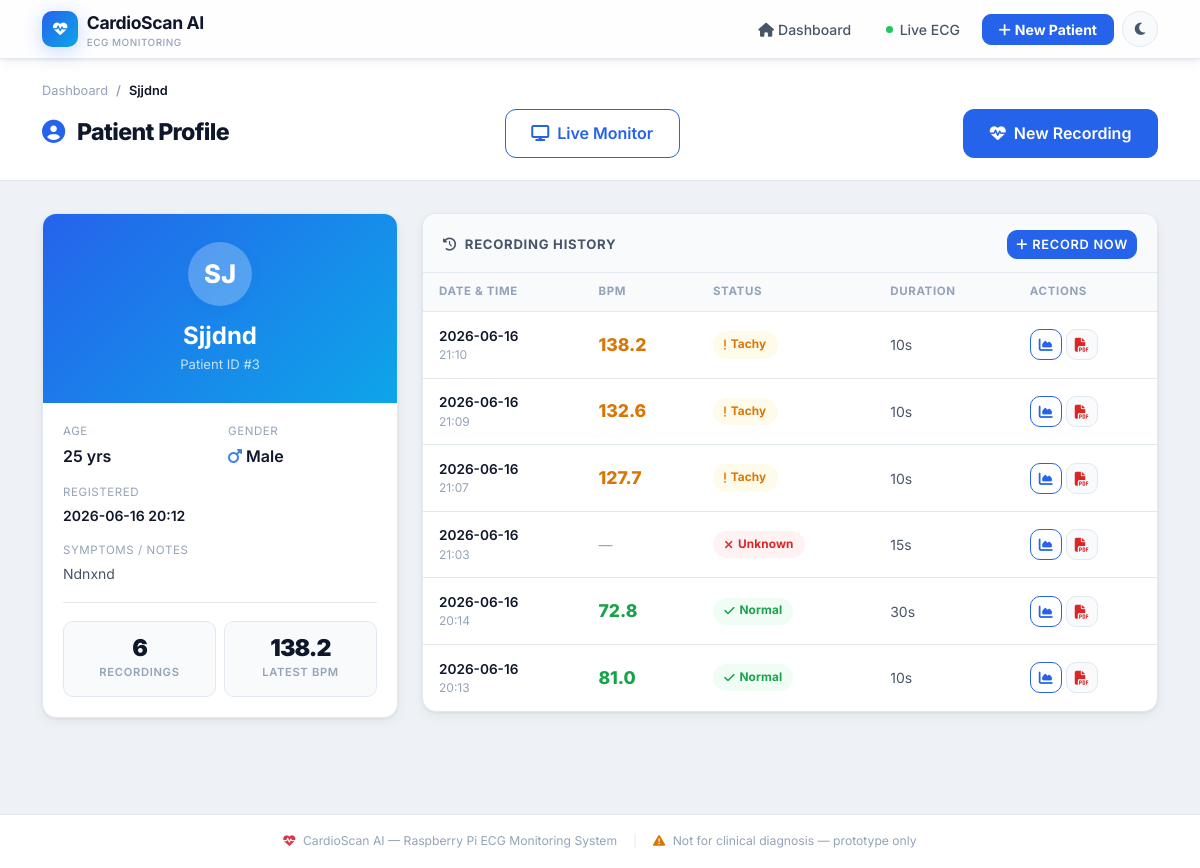
Screenshot of /patient/3 with the database file from the repository.
### tables this page shows
CREATE TABLE patients (
            id          INTEGER PRIMARY KEY AUTOINCREMENT,
            name        TEXT NOT NULL,
            age         INTEGER,
            gender      TEXT,
            symptoms    TEXT,
            created_at  TIMESTAMP DEFAULT CURRENT_TIMESTAMP
        );

CREATE TABLE recordings (
            id                INTEGER PRIMARY KEY AUTOINCREMENT,
            patient_id        INTEGER REFERENCES patients(id),
            session_name      TEXT,
            duration_sec      INTEGER,
            source_type       TEXT DEFAULT 'esp',
            raw_file          TEXT,
            filtered_file     TEXT,
            compare_plot      TEXT,
            bpm_plot          TEXT,
            num_peaks         INTEGER,
            bpm               REAL,
            status            TEXT,
            rr_intervals_json TEXT,
            created_at        TIMESTAMP DEFAULT CURRENT_TIMESTAMP
        , ai_available INTEGER DEFAULT 0, ai_dominant_class TEXT, ai_class_distribution TEXT, ai_alert_count INTEGER DEFAULT 0, ai_beats_json TEXT, motion_pct REAL DEFAULT 0.0);

### ui/app.py (the view)
@app.route("/patient/<int:patient_id>")
def patient_detail(patient_id):
    conn = get_connection()
    patient = conn.execute(
        "SELECT * FROM patients WHERE id=?", (patient_id,)
    ).fetchone()
    if not patient:
        abort(404)
    recordings = conn.execute(
        "SELECT * FROM recordings WHERE patient_id=? ORDER BY created_at DESC",
        (patient_id,),
    ).fetchall()
    conn.close()
    return render_template("patient_detail.html",
                           patient=patient, recordings=recordings)

### scripts/db_setup.py (called while the page is built)
def get_connection():
    conn = sqlite3.connect(DB_PATH)
    conn.row_factory = sqlite3.Row
    conn.execute("PRAGMA foreign_keys = ON")
    return conn

### ui/app.py (called while the page is built)
def _status_class(status: str) -> str:
    if "Normal" in status:
        return "success"
    if "Unknown" in status:
        return "danger"
    return "warning"

### ui/templates/patient_detail.html (shortened to what this page needs)
{% extends "base.html" %}
{% block content %}
<div class="page-header">
  <div class="container-xl">
    <nav aria-label="breadcrumb">
      <ol class="breadcrumb mb-2">
        <li class="breadcrumb-item"><a href="{{ url_for('index') }}">Dashboard</a></li>
        <li class="breadcrumb-item active">{{ patient.name }}</li>
      </ol>
    </nav>
    <div class="d-flex align-items-center justify-content-between flex-wrap gap-3">
      <h1>
        <i class="fa-solid fa-user-circle me-2" style="color:var(--primary);"></i>
        Patient Profile
      </h1>
      <a href="{{ url_for('monitor') }}?patient_id={{ patient.id }}"
         class="btn btn-outline-primary btn-lg me-2">
        <i class="fa-solid fa-display me-2"></i>Live Monitor
      </a>
      <a href="{{ url_for('record', patient_id=patient.id) }}"
         class="btn btn-primary btn-lg">
        <i class="fa-solid fa-heart-pulse me-2"></i>New Recording
      </a>
    </div>
  </div>
</div>
<div class="container-xl pb-5">
  <div class="row g-4">
    <div class="col-12 col-lg-4">
      <div class="cs-card p-0" style="overflow:hidden;">
        <div style="background:linear-gradient(135deg,var(--primary),var(--secondary));
                    padding:1.75rem 1.5rem;text-align:center;">
          {% set initials = (patient.name.split()[0][0] + (patient.name.split()[1][0] if patient.name.split()|length > 1 else (patient.name[1]|default('')))) | upper %}
          <div class="patient-avatar lg mx-auto mb-3"
               style="background:rgba(255,255,255,.25);font-size:1.6rem;">
            {{ initials }}
          </div>
          <h4 class="text-white fw-700 mb-1">{{ patient.name }}</h4>
          <div style="font-size:.82rem;color:rgba(255,255,255,.75);">
            Patient ID #{{ patient.id }}
          </div>
        </div>
        <div style="padding:1.25rem;">
          <div class="row g-3">
            <div class="col-6">
              <div style="font-size:.72rem;text-transform:uppercase;letter-spacing:.05em;color:var(--text-3);">Age</div>
              <div class="fw-600 mt-1">{{ patient.age or '—' }} {% if patient.age %}yrs{% endif %}</div>
            </div>
            <div class="col-6">
              <div style="font-size:.72rem;text-transform:uppercase;letter-spacing:.05em;color:var(--text-3);">Gender</div>
              <div class="fw-600 mt-1">
                {% if patient.gender in ['M','male','Male'] %}
                  <i class="fa-solid fa-mars me-1" style="color:#3b82f6;"></i>Male
                {% elif patient.gender in ['F','female','Female'] %}
                  <i class="fa-solid fa-venus me-1" style="color:#ec4899;"></i>Female
                {% elif patient.gender %}
                  {{ patient.gender }}
                {% else %}—{% endif %}
              </div>
            </div>
            <div class="col-12">
              <div style="font-size:.72rem;text-transform:uppercase;letter-spacing:.05em;color:var(--text-3);">Registered</div>
              <div class="fw-600 mt-1" style="font-size:.875rem;">
                {{ patient.created_at[:16] | replace('T',' ') }}
              </div>
            </div>
            {% if patient.symptoms %}
              <div class="col-12">
                <div style="font-size:.72rem;text-transform:uppercase;letter-spacing:.05em;color:var(--text-3);">Symptoms / Notes</div>
                <div class="mt-1" style="font-size:.875rem;color:var(--text-2);line-height:1.5;">
                  {{ patient.symptoms }}
                </div>
              </div>
            {% endif %}
          </div>
          <hr style="border-color:var(--border);margin:1.1rem 0;" />
          <div class="row g-2">
            <div class="col-6">
              <div class="metric-chip">
                <div class="mc-val">{{ recordings|length }}</div>
                <div class="mc-lbl">Recordings</div>
              </div>
            </div>
            <div class="col-6">
              <div class="metric-chip">
                <div class="mc-val">
                  {% set latest = recordings[0] if recordings else none %}
                  {% if latest and latest.bpm %}
                    {{ latest.bpm }}
                  {% else %}—{% endif %}
                </div>
                <div class="mc-lbl">Latest BPM</div>
              </div>
            </div>
          </div>
        </div>
      </div>
    </div>
    <div class="col-12 col-lg-8">
      <div class="cs-card" style="overflow:hidden;">
        <div class="card-header-cs d-flex align-items-center justify-content-between">
          <span>
            <i class="fa-solid fa-clock-rotate-left me-2"></i>Recording History
          </span>
          <a href="{{ url_for('record', patient_id=patient.id) }}"
             class="btn btn-primary btn-sm" style="font-size:.8rem;">
            <i class="fa-solid fa-plus me-1"></i>Record Now
          </a>
        </div>
        {% if recordings %}
          <div class="table-responsive">
            <table class="table-cs w-100" style="border-collapse:collapse;">
              <thead>
                <tr>
                  <th>Date &amp; Time</th>
                  <th>BPM</th>
                  <th>Status</th>
                  <th>Duration</th>
                  <th>Actions</th>
                </tr>
              </thead>
              <tbody>
                {% for r in recordings %}
                  {% set sc = status_class(r.status) %}
                  <tr>
                    <td>
                      <div style="font-weight:600;font-size:.85rem;">{{ r.created_at[:10] }}</div>
                      <div style="font-size:.75rem;color:var(--text-3);">{{ r.created_at[11:16] }}</div>
                    </td>
                    <td>
                      {% if r.bpm %}
                        <span style="font-size:1.1rem;font-weight:800;color:
                          {% if sc == 'success' %}var(--success)
                          {% elif sc == 'danger' %}var(--danger)
                          {% else %}var(--warning){% endif %};">
                          {{ r.bpm }}
                        </span>
                      {% else %}
                        <span style="color:var(--text-3);">—</span>
                      {% endif %}
                    </td>
                    <td>
                      <span class="badge-status {{ sc }}">
                        {% if sc == 'success' %}<i class="fa-solid fa-check"></i>
                        {% elif sc == 'danger' %}<i class="fa-solid fa-xmark"></i>
                        {% else %}<i class="fa-solid fa-exclamation"></i>{% endif %}
                        {% if "Normal" in r.status %}Normal
                        {% elif "Bradycardia" in r.status %}Brady
                        {% elif "Tachycardia" in r.status %}Tachy
                        {% else %}Unknown{% endif %}
                      </span>
                    </td>
                    <td style="color:var(--text-2);">{{ r.duration_sec }}s</td>
                    <td>
                      <div class="d-flex gap-1">
                        <a href="{{ url_for('result', recording_id=r.id) }}"
                           class="btn btn-outline-primary btn-sm"
                           data-bs-toggle="tooltip" title="View result">
                          <i class="fa-solid fa-chart-area"></i>
                        </a>
                        <a href="{{ url_for('report', recording_id=r.id) }}"
                           class="btn btn-light btn-sm"
                           data-bs-toggle="tooltip" title="Download PDF"
                           style="border-color:var(--border);">
                          <i class="fa-solid fa-file-pdf" style="color:var(--danger);"></i>
                        </a>
                      </div>
                    </td>
                  </tr>
                {% endfor %}
              </tbody>
            </table>
          </div>
        {% endif %}
      </div>
    </div>
  </div>
</div>
{% endblock %}

### rows the page displays
patients: name "Sjjdnd", id "3", age "25", created_at "2026-06-16 20:12", symptoms "Ndnxnd"
recordings: bpm "138.2", created_at "2026-06-16", created_at "21:10", shows "Tachy", duration_sec "10"
recordings: created_at "2026-06-16", created_at "21:09", bpm "132.6", shows "Tachy", duration_sec "10"
recordings: created_at "2026-06-16", created_at "21:07", bpm "127.7", shows "Tachy", duration_sec "10"
recordings: created_at "2026-06-16", created_at "21:03", shows "Unknown", duration_sec "15"
recordings: created_at "2026-06-16", created_at "20:14", bpm "72.8", status "Normal", duration_sec "30"
recordings: created_at "2026-06-16", created_at "20:13", bpm "81.0", status "Normal", duration_sec "10"

### other values shown
{{ initials }} "SJ"
{{ recordings|length }} "6"
